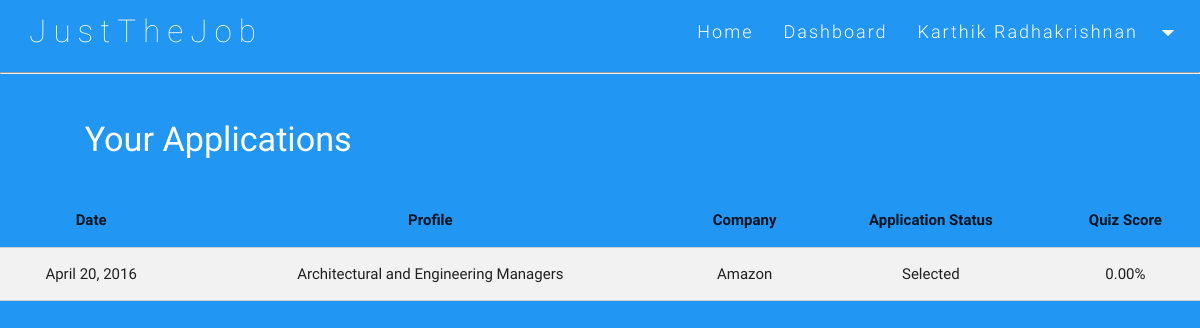
The app's page /main/dashboard (signed in), older data.
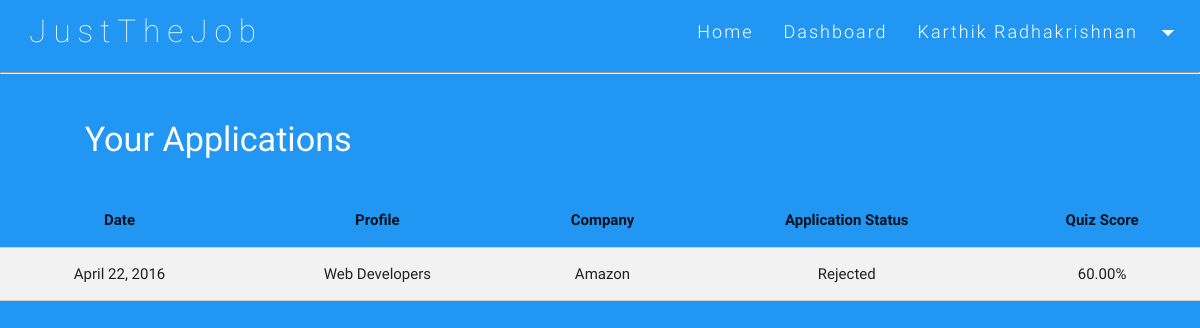
The same page, newer data.
### mainapp/models.py (models this page shows, shortened)
class JobApplication(models.Model):
    job=models.ForeignKey(JobPosting)
    applicant=models.ForeignKey(Personal)
    score=models.DecimalField(max_digits=6,decimal_places=2)
    date=models.DateField(auto_now_add=True, blank=True)
    status=models.CharField(max_length=1,choices=STATUS_CHOICES,default='A')

class JobPosting(models.Model):
    id=models.AutoField(primary_key=True)
    location=models.CharField(max_length=100)
    industry=models.CharField(max_length=100,null=False)
    skills=models.ManyToManyField(Skill)
    position=models.CharField(max_length=100,null=False)
    organization=models.CharField(max_length=100,null=False,default='')
    link=models.URLField(max_length=200,null=True)
    type=models.CharField(max_length=1,choices=TYPE_CHOICES,default='F')
    stipend=models.IntegerField(null=True)

### mainapp/views.py (the view)
# urls.py: url(r'dashboard',views.dashboard,name="dashboard"),
@csrf_exempt
def dashboard(request):
    template = loader.get_template('mainapp/dashboard.html')    #Load the page
    person1=User.objects.all().filter(username=request.session.get('user'))[0]
    person=Personal.objects.all().filter(user_details=person1)[0]
    j=JobApplication.objects.all().filter(applicant=person)
    context={'Applications':j}               #Used for alerting on feedback submission
    return HttpResponse(template.render(context,request))

### mainapp/templates/mainapp/dashboard.html (shortened to what this page needs)
<!DOCTYPE html>
<html lang="en">
<head>
    <link href="{{ STATIC_URL }}min/plugin-min.css" type="text/css" rel="stylesheet">
    <link href="{{ STATIC_URL }}min/custom-min.css" type="text/css" rel="stylesheet">
</head>
<body id="top" class="scrollspy default_color">
<div class="navbar-fixed">
    <nav id="nav_f" class="default_color" role="navigation">
        <div class="nav-wrapper">
            <a href="#" id="logo-container" class="brand-logo">&nbsp; JustTheJob</a>
            <ul class="right hide-on-med-and-down">
                <li><a href="/main/test">Home</a></li>
                <li><a href="#">Dashboard</a></li>
                <li><a class="dropdown-button" href="#!"
                       data-activates="dropdown1">{{ user.first_name }} {{ user.last_name }}<i
                        class="mdi-navigation-arrow-drop-down right"></i></a></li>
            </ul>
        </div>
    </nav>
</div>
<hr>
<br>
  <h4 class="white-text">&nbsp;&nbsp;&nbsp;&nbsp;&nbsp;&nbsp;&nbsp;&nbsp;&nbsp;&nbsp;Your Applications </h4>
  <br>
  <table id = "info" class="bordered striped centered ">
    <thead>
      <tr>
          <th data-field="date">Date</th>
          <th data-field="profile">Profile</th>
          <th data-field="company">Company</th>
          <th data-field="status">Application Status</th>
          <th data-field="status">Quiz Score</th>
      </tr>
    </thead>
    <tbody>
      {% for j in Applications %}
	      <tr>
	        <td>{{ j.date }}</td>
	        <td>{{ j.job.position }}</td>
	        <td>{{ j.job.organization }}</td>
	        <td>{{ j.get_status_display }}</td>
	        <td>{{ j.score }}%</td>
	      </tr>
	  {% endfor %}
    </tbody>
  </table>
</body>
</html>

Row changes from the older to the newer data that the page shows:
removed JobApplication: date "April 20, 2016", job.position "Architectural and Engineering Managers", job.organization "Amazon", status "Selected", score "0.00"
added JobApplication: date "April 22, 2016", job.position "Web Developers", job.organization "Amazon", status "Rejected", score "60.00"
